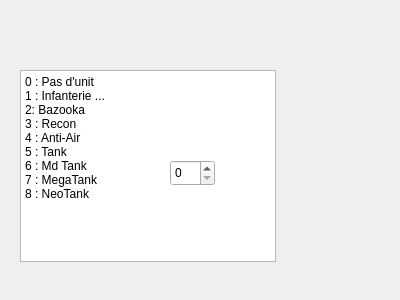
<?xml version="1.0" encoding="UTF-8"?>
<ui version="4.0">
 <class>DialogBuyTerre</class>
 <widget class="QDialog" name="DialogBuyTerre">
  <property name="geometry">
   <rect>
    <x>0</x>
    <y>0</y>
    <width>400</width>
    <height>300</height>
   </rect>
  </property>
  <property name="windowTitle">
   <string>Dialog</string>
  </property>
  <widget class="QSpinBox" name="spinBox">
   <property name="geometry">
    <rect>
     <x>170</x>
     <y>160</y>
     <width>45</width>
     <height>26</height>
    </rect>
   </property>
  </widget>
  <widget class="QTextBrowser" name="textBrowser">
   <property name="geometry">
    <rect>
     <x>20</x>
     <y>70</y>
     <width>256</width>
     <height>192</height>
    </rect>
   </property>
   <property name="html">
    <string>&lt;!DOCTYPE HTML PUBLIC &quot;-//W3C//DTD HTML 4.0//EN&quot; &quot;http://www.w3.org/TR/REC-html40/strict.dtd&quot;&gt;
&lt;html&gt;&lt;head&gt;&lt;meta name=&quot;qrichtext&quot; content=&quot;1&quot; /&gt;&lt;style type=&quot;text/css&quot;&gt;
p, li { white-space: pre-wrap; }
&lt;/style&gt;&lt;/head&gt;&lt;body style=&quot; font-family:'Noto Sans'; font-size:9pt; font-weight:400; font-style:normal;&quot;&gt;
&lt;p style=&quot; margin-top:0px; margin-bottom:0px; margin-left:0px; margin-right:0px; -qt-block-indent:0; text-indent:0px;&quot;&gt;0 : Pas d'unit &lt;/p&gt;
&lt;p style=&quot; margin-top:0px; margin-bottom:0px; margin-left:0px; margin-right:0px; -qt-block-indent:0; text-indent:0px;&quot;&gt;1 : Infanterie ... &lt;/p&gt;
&lt;p style=&quot; margin-top:0px; margin-bottom:0px; margin-left:0px; margin-right:0px; -qt-block-indent:0; text-indent:0px;&quot;&gt;2: Bazooka &lt;/p&gt;
&lt;p style=&quot; margin-top:0px; margin-bottom:0px; margin-left:0px; margin-right:0px; -qt-block-indent:0; text-indent:0px;&quot;&gt;3 : Recon &lt;/p&gt;
&lt;p style=&quot; margin-top:0px; margin-bottom:0px; margin-left:0px; margin-right:0px; -qt-block-indent:0; text-indent:0px;&quot;&gt;4 : Anti-Air &lt;/p&gt;
&lt;p style=&quot; margin-top:0px; margin-bottom:0px; margin-left:0px; margin-right:0px; -qt-block-indent:0; text-indent:0px;&quot;&gt;5 : Tank &lt;/p&gt;
&lt;p style=&quot; margin-top:0px; margin-bottom:0px; margin-left:0px; margin-right:0px; -qt-block-indent:0; text-indent:0px;&quot;&gt;6 : Md Tank &lt;/p&gt;
&lt;p style=&quot; margin-top:0px; margin-bottom:0px; margin-left:0px; margin-right:0px; -qt-block-indent:0; text-indent:0px;&quot;&gt;7 : MegaTank&lt;/p&gt;
&lt;p style=&quot; margin-top:0px; margin-bottom:0px; margin-left:0px; margin-right:0px; -qt-block-indent:0; text-indent:0px;&quot;&gt;8 : NeoTank&lt;/p&gt;&lt;/body&gt;&lt;/html&gt;</string>
   </property>
  </widget>
  <zorder>textBrowser</zorder>
  <zorder>spinBox</zorder>
 </widget>
 <resources/>
 <connections/>
</ui>
